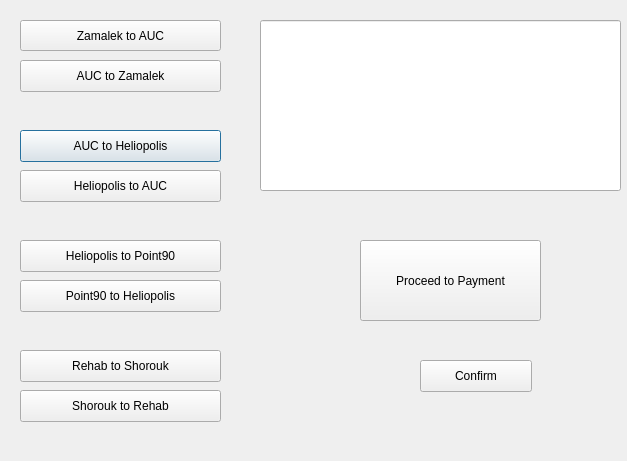
<?xml version="1.0" encoding="UTF-8"?>
<ui version="4.0">
 <class>MatestnashBusride</class>
 <widget class="QDialog" name="MatestnashBusride">
  <property name="geometry">
   <rect>
    <x>0</x>
    <y>0</y>
    <width>627</width>
    <height>461</height>
   </rect>
  </property>
  <property name="windowTitle">
   <string>Dialog</string>
  </property>
  <widget class="QPushButton" name="pushButton_AUCtH">
   <property name="geometry">
    <rect>
     <x>20</x>
     <y>130</y>
     <width>201</width>
     <height>32</height>
    </rect>
   </property>
   <property name="text">
    <string>AUC to Heliopolis</string>
   </property>
  </widget>
  <widget class="QPushButton" name="pushButton_HtAUC">
   <property name="geometry">
    <rect>
     <x>20</x>
     <y>170</y>
     <width>201</width>
     <height>32</height>
    </rect>
   </property>
   <property name="text">
    <string>Heliopolis to AUC</string>
   </property>
  </widget>
  <widget class="QPushButton" name="pushButton_StR">
   <property name="geometry">
    <rect>
     <x>20</x>
     <y>390</y>
     <width>201</width>
     <height>32</height>
    </rect>
   </property>
   <property name="text">
    <string>Shorouk to Rehab</string>
   </property>
  </widget>
  <widget class="QPushButton" name="pushButton_ZtAUC">
   <property name="geometry">
    <rect>
     <x>20</x>
     <y>60</y>
     <width>201</width>
     <height>32</height>
    </rect>
   </property>
   <property name="text">
    <string>AUC to Zamalek</string>
   </property>
  </widget>
  <widget class="QPushButton" name="pushButton_P90tH">
   <property name="geometry">
    <rect>
     <x>20</x>
     <y>280</y>
     <width>201</width>
     <height>32</height>
    </rect>
   </property>
   <property name="text">
    <string>Point90 to Heliopolis</string>
   </property>
  </widget>
  <widget class="QPushButton" name="pushButton_RtS">
   <property name="geometry">
    <rect>
     <x>20</x>
     <y>350</y>
     <width>201</width>
     <height>32</height>
    </rect>
   </property>
   <property name="text">
    <string>Rehab to Shorouk</string>
   </property>
  </widget>
  <widget class="QPushButton" name="pushButton_AUCtZ">
   <property name="geometry">
    <rect>
     <x>20</x>
     <y>20</y>
     <width>201</width>
     <height>31</height>
    </rect>
   </property>
   <property name="text">
    <string>Zamalek to AUC</string>
   </property>
  </widget>
  <widget class="QLineEdit" name="lineEdit">
   <property name="geometry">
    <rect>
     <x>260</x>
     <y>20</y>
     <width>361</width>
     <height>171</height>
    </rect>
   </property>
  </widget>
  <widget class="QPushButton" name="pushButton_PTP">
   <property name="geometry">
    <rect>
     <x>360</x>
     <y>240</y>
     <width>181</width>
     <height>81</height>
    </rect>
   </property>
   <property name="text">
    <string>Proceed to Payment</string>
   </property>
  </widget>
  <widget class="QPushButton" name="pushButton_HtP0">
   <property name="geometry">
    <rect>
     <x>20</x>
     <y>240</y>
     <width>201</width>
     <height>32</height>
    </rect>
   </property>
   <property name="text">
    <string>Heliopolis to Point90</string>
   </property>
  </widget>
  <widget class="QPushButton" name="pushButton">
   <property name="geometry">
    <rect>
     <x>420</x>
     <y>360</y>
     <width>112</width>
     <height>32</height>
    </rect>
   </property>
   <property name="text">
    <string>Confirm</string>
   </property>
  </widget>
 </widget>
 <resources/>
 <connections/>
</ui>
